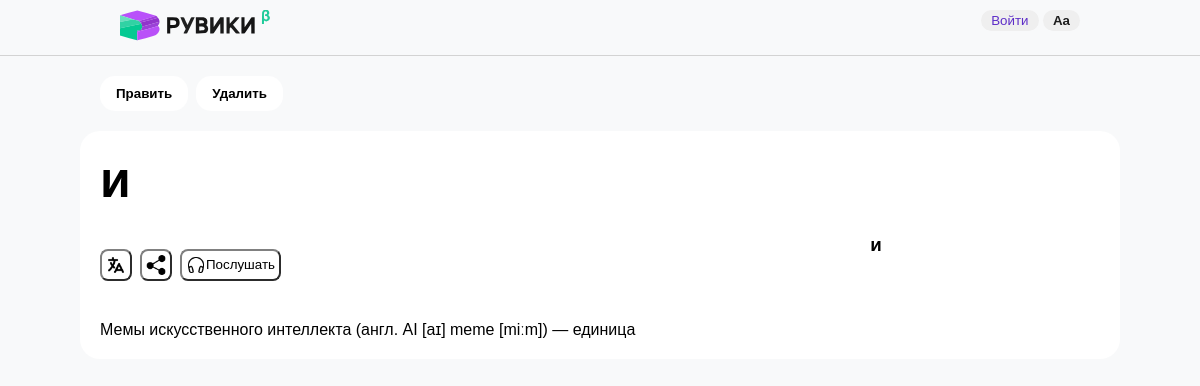
The page /article/и on the database its author committed.
### tables this page shows
CREATE TABLE articles (
    id INTEGER PRIMARY KEY AUTOINCREMENT,
    title TEXT NOT NULL UNIQUE,
    content TEXT NOT NULL,
    photo TEXT NOT NULL
);

### server.py (the view)
@app.route("/article/<name>")
def article(name):
    article = Database.find_article_by_title(name)
    if article is None:
        return f"<h1> Статьи '{name}' не существует! </h1>"
    return render_template('article.html', article=article)

### database.py (called while the page is built)
    @staticmethod
    def find_article_by_title(title):
        connection = sqlite3.connect(Database.DATABASE)
        cursor = connection.cursor()
        cursor.execute("SELECT * FROM articles WHERE title = ?", [title])
        articles = cursor.fetchall()
        if len(articles) == 0:
            return None
        id, title, content, photo = articles[0]
        article = Article(title, content, photo, id)
        return article

### templates/article.html (shortened to what this page needs)
{% extends 'base.html' %}
{% block styles %}
<link rel="stylesheet" href="../static/article.css">
{% endblock styles%}
{% block content %}
<div class="controls_wrapper">
    <div class="controls">
        <form action="{{ url_for ('edit_article', id=article.id )}}" method="GET">
            <button type="submit" class="controls_bttn">Править</button>
        </form>
        <form action="{{ url_for ('delete_article', id=article.id )}}" method="POST">
            <button type="submit"
            class="controls_bttn"
            onclick="return confirm('Вы уверены, что хотите удалить статью?')">
            Удалить
            </button>
        </form>
    </div>
</div>
<div class="article">
    <div class="article_text">
        <div>
            <h1>{{ article.title }}</h1>
        </div>
        <div class="article_btns">
            <button class="article_btn">
                <img src="../static/translate.png" class="article_icon">
            </button>
            <button class="article_btn"><img src="../static/share.png" class="article_icon"></button>
            <button class="article_btn">
                <img src="../static/headphones.png" class="article_icon">
                Послушать</button>
        </div>
        <div >
            {{ article.content }}
        </div>
    </div>
    <div class="article_image">
        <h3 class="article_image_name">{{ article.title }}</h3>
    </div>
</div>
{% endblock content %}

### static/base.css (style rules this page uses)
* { margin: 0; padding: 0; }
body { font-family: "Gill", sans-serif; display: flex; flex-direction: column; align-items: center; background-color:#f8f9fa; }

### static/article.css (style rules this page uses)
h1 { color: black; font-size: 50px; margin-bottom: 40px; }
.controls_wrapper { display: flex; justify-self: start; width: 1000px; }
.controls { display: flex; }
.controls_bttn { color: black; border: none; background-color: white; border-radius: 15px; padding: 10px 16px; cursor: pointer; font-weight: bold; margin-right: 8px; }
.article { background-color: white; padding: 20px; margin: 20px; width: 1000px; border-radius: 20px; display: flex; flex-direction: row; }
.article_icon { width: 20px; height: auto; }
.article_btn { display: flex; justify-content: center; align-items: center; margin-right: 8px; padding: 4px; border-radius: 8px; border-width: 2px; border-color: grey; background-color: white; }
.article_btns { display: flex; flex-direction: row ; margin-bottom: 40px; }
.article_text { width: 60%; }
.article_image { width:40%; padding-left: 40px; padding-right: 40px; display: flex; justify-content: center; align-items: center; flex-direction: column; }
.article_image_name { margin: 20px; }

### rows shown on the page
articles: title "и", content "Мемы искусственного интеллекта (англ. AI [aɪ] meme [miːm]) — единица"
